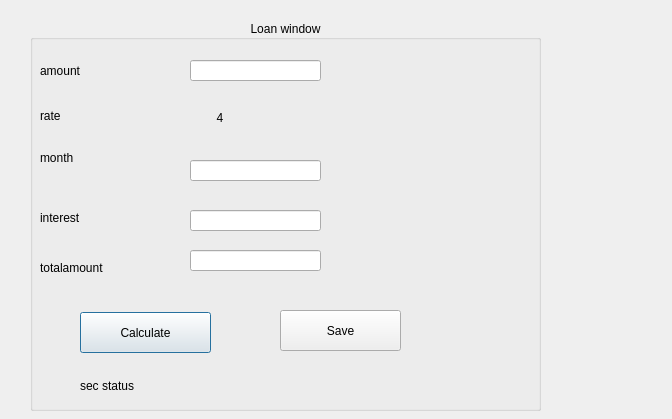
<?xml version="1.0" encoding="UTF-8"?>
<ui version="4.0">
 <class>loancalculator</class>
 <widget class="QDialog" name="loancalculator">
  <property name="geometry">
   <rect>
    <x>0</x>
    <y>0</y>
    <width>672</width>
    <height>419</height>
   </rect>
  </property>
  <property name="windowTitle">
   <string>Dialog</string>
  </property>
  <widget class="QGroupBox" name="groupBox">
   <property name="geometry">
    <rect>
     <x>30</x>
     <y>20</y>
     <width>511</width>
     <height>391</height>
    </rect>
   </property>
   <property name="title">
    <string>Loan window</string>
   </property>
   <property name="alignment">
    <set>Qt::AlignCenter</set>
   </property>
   <widget class="QLabel" name="label">
    <property name="geometry">
     <rect>
      <x>10</x>
      <y>40</y>
      <width>121</width>
      <height>21</height>
     </rect>
    </property>
    <property name="text">
     <string>amount</string>
    </property>
   </widget>
   <widget class="QLineEdit" name="lineEdit_amount">
    <property name="geometry">
     <rect>
      <x>160</x>
      <y>40</y>
      <width>131</width>
      <height>21</height>
     </rect>
    </property>
   </widget>
   <widget class="QLabel" name="label_3">
    <property name="geometry">
     <rect>
      <x>10</x>
      <y>130</y>
      <width>101</width>
      <height>16</height>
     </rect>
    </property>
    <property name="text">
     <string>month</string>
    </property>
   </widget>
   <widget class="QLabel" name="label_4">
    <property name="geometry">
     <rect>
      <x>10</x>
      <y>190</y>
      <width>111</width>
      <height>16</height>
     </rect>
    </property>
    <property name="text">
     <string>interest</string>
    </property>
   </widget>
   <widget class="QLineEdit" name="lineEdit_month">
    <property name="geometry">
     <rect>
      <x>160</x>
      <y>140</y>
      <width>131</width>
      <height>21</height>
     </rect>
    </property>
   </widget>
   <widget class="QLineEdit" name="lineEdit_interest">
    <property name="geometry">
     <rect>
      <x>160</x>
      <y>190</y>
      <width>131</width>
      <height>21</height>
     </rect>
    </property>
   </widget>
   <widget class="QLabel" name="label_2">
    <property name="geometry">
     <rect>
      <x>10</x>
      <y>86</y>
      <width>121</width>
      <height>20</height>
     </rect>
    </property>
    <property name="text">
     <string>rate</string>
    </property>
   </widget>
   <widget class="QLabel" name="label_5">
    <property name="geometry">
     <rect>
      <x>10</x>
      <y>240</y>
      <width>111</width>
      <height>16</height>
     </rect>
    </property>
    <property name="text">
     <string>totalamount</string>
    </property>
   </widget>
   <widget class="QLineEdit" name="lineEdit_totalamount">
    <property name="geometry">
     <rect>
      <x>160</x>
      <y>230</y>
      <width>131</width>
      <height>21</height>
     </rect>
    </property>
   </widget>
   <widget class="QPushButton" name="pushButton">
    <property name="geometry">
     <rect>
      <x>50</x>
      <y>292</y>
      <width>131</width>
      <height>41</height>
     </rect>
    </property>
    <property name="text">
     <string>Calculate</string>
    </property>
   </widget>
   <widget class="QLabel" name="label_sec_status">
    <property name="geometry">
     <rect>
      <x>50</x>
      <y>350</y>
      <width>121</width>
      <height>31</height>
     </rect>
    </property>
    <property name="text">
     <string>sec status</string>
    </property>
   </widget>
   <widget class="QPushButton" name="pushButton_2">
    <property name="geometry">
     <rect>
      <x>250</x>
      <y>290</y>
      <width>121</width>
      <height>41</height>
     </rect>
    </property>
    <property name="text">
     <string>Save</string>
    </property>
   </widget>
   <widget class="QLabel" name="label_rate">
    <property name="geometry">
     <rect>
      <x>160</x>
      <y>90</y>
      <width>111</width>
      <height>16</height>
     </rect>
    </property>
    <property name="text">
     <string>        4</string>
    </property>
   </widget>
  </widget>
 </widget>
 <resources/>
 <connections/>
</ui>
